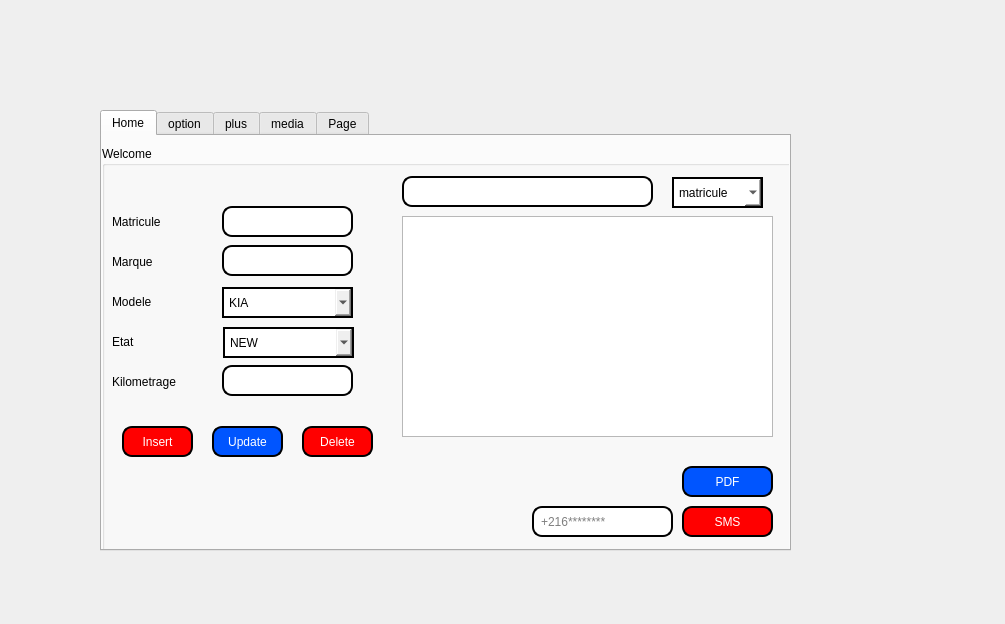
<?xml version="1.0" encoding="UTF-8"?>
<ui version="4.0">
 <class>gestionAmbulance</class>
 <widget class="QDialog" name="gestionAmbulance">
  <property name="geometry">
   <rect>
    <x>0</x>
    <y>0</y>
    <width>1005</width>
    <height>624</height>
   </rect>
  </property>
  <property name="windowTitle">
   <string>Dialog</string>
  </property>
  <widget class="QTabWidget" name="tabWidget">
   <property name="geometry">
    <rect>
     <x>100</x>
     <y>110</y>
     <width>691</width>
     <height>441</height>
    </rect>
   </property>
   <property name="styleSheet">
    <string notr="true"/>
   </property>
   <property name="currentIndex">
    <number>0</number>
   </property>
   <widget class="QWidget" name="tab">
    <attribute name="title">
     <string>Home</string>
    </attribute>
    <widget class="QGroupBox" name="groupBox_2">
     <property name="geometry">
      <rect>
       <x>0</x>
       <y>10</y>
       <width>811</width>
       <height>501</height>
      </rect>
     </property>
     <property name="styleSheet">
      <string notr="true">font: 75 16pt &quot;Modern&quot;;
</string>
     </property>
     <property name="title">
      <string>Welcome</string>
     </property>
     <widget class="QLabel" name="label_6">
      <property name="geometry">
       <rect>
        <x>10</x>
        <y>65</y>
        <width>71</width>
        <height>21</height>
       </rect>
      </property>
      <property name="styleSheet">
       <string notr="true">font: 63 12pt &quot;Yu Gothic UI Semibold&quot;;
</string>
      </property>
      <property name="text">
       <string>Matricule</string>
      </property>
     </widget>
     <widget class="QLabel" name="label_7">
      <property name="geometry">
       <rect>
        <x>10</x>
        <y>140</y>
        <width>47</width>
        <height>31</height>
       </rect>
      </property>
      <property name="styleSheet">
       <string notr="true">font: 63 12pt &quot;Yu Gothic UI Semibold&quot;;</string>
      </property>
      <property name="text">
       <string>Modele</string>
      </property>
     </widget>
     <widget class="QLabel" name="label_8">
      <property name="geometry">
       <rect>
        <x>10</x>
        <y>100</y>
        <width>71</width>
        <height>31</height>
       </rect>
      </property>
      <property name="styleSheet">
       <string notr="true">font: 63 12pt &quot;Yu Gothic UI Semibold&quot;;</string>
      </property>
      <property name="text">
       <string>Marque</string>
      </property>
     </widget>
     <widget class="QLabel" name="label_9">
      <property name="geometry">
       <rect>
        <x>10</x>
        <y>220</y>
        <width>101</width>
        <height>31</height>
       </rect>
      </property>
      <property name="styleSheet">
       <string notr="true">font: 63 12pt &quot;Yu Gothic UI Semibold&quot;;</string>
      </property>
      <property name="text">
       <string>Kilometrage</string>
      </property>
     </widget>
     <widget class="QLabel" name="label_10">
      <property name="geometry">
       <rect>
        <x>10</x>
        <y>180</y>
        <width>47</width>
        <height>31</height>
       </rect>
      </property>
      <property name="styleSheet">
       <string notr="true">font: 63 12pt &quot;Yu Gothic UI Semibold&quot;;</string>
      </property>
      <property name="text">
       <string>Etat</string>
      </property>
     </widget>
     <widget class="QLineEdit" name="matricule1">
      <property name="geometry">
       <rect>
        <x>120</x>
        <y>60</y>
        <width>131</width>
        <height>31</height>
       </rect>
      </property>
      <property name="styleSheet">
       <string notr="true">background-color: rgb(255, 255, 255);
                       border: 2px solid black;
                       color: black;
                       padding: 5px;
                       border-radius:10px;
font: 75 8pt &quot;MS Shell Dlg 2&quot;;</string>
      </property>
     </widget>
     <widget class="QLineEdit" name="km">
      <property name="geometry">
       <rect>
        <x>120</x>
        <y>219</y>
        <width>131</width>
        <height>31</height>
       </rect>
      </property>
      <property name="styleSheet">
       <string notr="true">
                       border: 2px solid black;
                       color: black;
                       padding: 5px;
                       border-radius:10px;
font: 75 8pt &quot;MS Shell Dlg 2&quot;;
</string>
      </property>
     </widget>
     <widget class="QPushButton" name="insertButton_2">
      <property name="geometry">
       <rect>
        <x>20</x>
        <y>280</y>
        <width>71</width>
        <height>31</height>
       </rect>
      </property>
      <property name="styleSheet">
       <string notr="true">font: 75 16pt &quot;Modern&quot;;
                 
background-color: rgb(255, 0, 0);
                       border: 2px solid black;
                       color: white;
                       padding: 5px;
border-radius:10px;
font: 87 10pt &quot;Arial&quot;;
                       
</string>
      </property>
      <property name="text">
       <string>Insert</string>
      </property>
     </widget>
     <widget class="QPushButton" name="deleteButton">
      <property name="geometry">
       <rect>
        <x>200</x>
        <y>280</y>
        <width>71</width>
        <height>31</height>
       </rect>
      </property>
      <property name="styleSheet">
       <string notr="true">font: 75 16pt &quot;Modern&quot;;
                 
background-color: rgb(255, 0, 0);
                       border: 2px solid black;
                       color: white;
                       padding: 5px;
border-radius:10px;
font: 87 10pt &quot;Arial&quot;;
                       </string>
      </property>
      <property name="text">
       <string>Delete</string>
      </property>
     </widget>
     <widget class="QPushButton" name="pushButton_2">
      <property name="geometry">
       <rect>
        <x>110</x>
        <y>280</y>
        <width>71</width>
        <height>31</height>
       </rect>
      </property>
      <property name="styleSheet">
       <string notr="true">font: 75 16pt &quot;Modern&quot;;
                 
background-color: rgb(0, 85, 255);
                       border: 2px solid black;
                       color: white;
                       padding: 5px;
border-radius:10px;
font: 87 10pt &quot;Arial&quot;;
                       </string>
      </property>
      <property name="text">
       <string>Update</string>
      </property>
     </widget>
     <widget class="QTableView" name="tab_ambulance">
      <property name="geometry">
       <rect>
        <x>300</x>
        <y>70</y>
        <width>371</width>
        <height>221</height>
       </rect>
      </property>
      <property name="styleSheet">
       <string notr="true">font: 10pt &quot;Segoe Fluent Icons&quot;;</string>
      </property>
     </widget>
     <widget class="QComboBox" name="etat">
      <property name="geometry">
       <rect>
        <x>121</x>
        <y>181</y>
        <width>131</width>
        <height>31</height>
       </rect>
      </property>
      <property name="styleSheet">
       <string notr="true">
                       border: 2px solid black;
                       color: black;
                       padding: 5px;
                    
font: 75 8pt &quot;MS Shell Dlg 2&quot;;
</string>
      </property>
      <item>
       <property name="text">
        <string>NEW</string>
       </property>
      </item>
      <item>
       <property name="text">
        <string>OLD</string>
       </property>
      </item>
     </widget>
     <widget class="QLineEdit" name="marque">
      <property name="geometry">
       <rect>
        <x>120</x>
        <y>99</y>
        <width>131</width>
        <height>31</height>
       </rect>
      </property>
      <property name="styleSheet">
       <string notr="true">background-color: rgb(255, 255, 255);
                       border: 2px solid black;
                       color: black;
                       padding: 5px;
                       border-radius:10px;
font: 75 8pt &quot;MS Shell Dlg 2&quot;;</string>
      </property>
     </widget>
     <widget class="QComboBox" name="modele">
      <property name="geometry">
       <rect>
        <x>120</x>
        <y>141</y>
        <width>131</width>
        <height>31</height>
       </rect>
      </property>
      <property name="styleSheet">
       <string notr="true">
                       border: 2px solid black;
                       color: black;
                       padding: 5px;
                    
font: 75 8pt &quot;MS Shell Dlg 2&quot;;
</string>
      </property>
      <item>
       <property name="text">
        <string>KIA</string>
       </property>
      </item>
      <item>
       <property name="text">
        <string>JEEP</string>
       </property>
      </item>
      <item>
       <property name="text">
        <string>FERRARI</string>
       </property>
      </item>
      <item>
       <property name="text">
        <string>BMW</string>
       </property>
      </item>
      <item>
       <property name="text">
        <string>RENAULT</string>
       </property>
      </item>
      <item>
       <property name="text">
        <string>BUGATTI</string>
       </property>
      </item>
     </widget>
     <widget class="QLineEdit" name="chercher">
      <property name="geometry">
       <rect>
        <x>300</x>
        <y>30</y>
        <width>251</width>
        <height>31</height>
       </rect>
      </property>
      <property name="styleSheet">
       <string notr="true">background-color: rgb(255, 255, 255);
                       border: 2px solid black;
                       color: black;
                       padding: 5px;
                       border-radius:10px;
font: 75 8pt &quot;MS Shell Dlg 2&quot;;</string>
      </property>
     </widget>
     <widget class="QComboBox" name="comboBox">
      <property name="geometry">
       <rect>
        <x>570</x>
        <y>31</y>
        <width>91</width>
        <height>31</height>
       </rect>
      </property>
      <property name="styleSheet">
       <string notr="true">background-color: rgb(255, 255, 255);
                       border: 2px solid black;
                       color: black;
                       padding: 5px;
                     
font: 75 8pt &quot;MS Shell Dlg 2&quot;;</string>
      </property>
      <item>
       <property name="text">
        <string>matricule</string>
       </property>
      </item>
      <item>
       <property name="text">
        <string>modele</string>
       </property>
      </item>
      <item>
       <property name="text">
        <string>kilometrage</string>
       </property>
      </item>
     </widget>
     <widget class="QPushButton" name="pushButton_3">
      <property name="geometry">
       <rect>
        <x>580</x>
        <y>320</y>
        <width>91</width>
        <height>31</height>
       </rect>
      </property>
      <property name="styleSheet">
       <string notr="true">font: 75 16pt &quot;Modern&quot;;
                 
background-color: rgb(0, 85, 255);
                       border: 2px solid black;
                       color: white;
                       padding: 5px;
border-radius:10px;
font: 87 10pt &quot;Arial&quot;;
                       </string>
      </property>
      <property name="text">
       <string>PDF</string>
      </property>
     </widget>
     <widget class="QPushButton" name="pushButton_4">
      <property name="geometry">
       <rect>
        <x>580</x>
        <y>360</y>
        <width>91</width>
        <height>31</height>
       </rect>
      </property>
      <property name="styleSheet">
       <string notr="true">font: 75 16pt &quot;Modern&quot;;
                 
background-color: rgb(255, 0, 0);
                       border: 2px solid black;
                       color: white;
                       padding: 5px;
border-radius:10px;
font: 87 10pt &quot;Arial&quot;;
                       </string>
      </property>
      <property name="text">
       <string>SMS</string>
      </property>
     </widget>
     <widget class="QLineEdit" name="SMSTEXT">
      <property name="geometry">
       <rect>
        <x>430</x>
        <y>360</y>
        <width>141</width>
        <height>31</height>
       </rect>
      </property>
      <property name="styleSheet">
       <string notr="true">background-color: rgb(255, 255, 255);
                       border: 2px solid black;
                       color: black;
                       padding: 5px;
                       border-radius:10px;
font: 75 8pt &quot;MS Shell Dlg 2&quot;;</string>
      </property>
      <property name="placeholderText">
       <string>+216********</string>
      </property>
     </widget>
     <zorder>label_6</zorder>
     <zorder>label_7</zorder>
     <zorder>label_8</zorder>
     <zorder>label_9</zorder>
     <zorder>label_10</zorder>
     <zorder>km</zorder>
     <zorder>insertButton_2</zorder>
     <zorder>deleteButton</zorder>
     <zorder>matricule1</zorder>
     <zorder>pushButton_2</zorder>
     <zorder>tab_ambulance</zorder>
     <zorder>etat</zorder>
     <zorder>marque</zorder>
     <zorder>modele</zorder>
     <zorder>chercher</zorder>
     <zorder>comboBox</zorder>
     <zorder>pushButton_3</zorder>
     <zorder>pushButton_4</zorder>
     <zorder>SMSTEXT</zorder>
    </widget>
   </widget>
   <widget class="QWidget" name="tab_2">
    <attribute name="title">
     <string>option</string>
    </attribute>
    <widget class="QLabel" name="label_2">
     <property name="geometry">
      <rect>
       <x>250</x>
       <y>370</y>
       <width>321</width>
       <height>21</height>
      </rect>
     </property>
     <property name="styleSheet">
      <string notr="true">font: 14pt &quot;MV Boli&quot;;</string>
     </property>
     <property name="text">
      <string>Send SMS powerd by WhatsApp</string>
     </property>
    </widget>
    <widget class="QPushButton" name="pushButton">
     <property name="geometry">
      <rect>
       <x>560</x>
       <y>370</y>
       <width>111</width>
       <height>31</height>
      </rect>
     </property>
     <property name="styleSheet">
      <string notr="true">
                       background-color: qlineargradient(x1:0, y1:0, x2:1, y2:1, stop:0 #00ff00, stop:1 #ffff00);
                       border: 2px solid black;
                       color: white;
                       padding: 5px;
                 

font: 75 11pt &quot;Segoe Script&quot;;
border-radius:10px;</string>
     </property>
     <property name="text">
      <string>WhatsApp</string>
     </property>
    </widget>
    <widget class="QWidget" name="STAT" native="true">
     <property name="geometry">
      <rect>
       <x>20</x>
       <y>20</y>
       <width>651</width>
       <height>331</height>
      </rect>
     </property>
     <property name="styleSheet">
      <string notr="true"/>
     </property>
    </widget>
   </widget>
   <widget class="QWidget" name="widget">
    <attribute name="title">
     <string>plus</string>
    </attribute>
    <widget class="QCalendarWidget" name="calendarWidget">
     <property name="geometry">
      <rect>
       <x>10</x>
       <y>60</y>
       <width>651</width>
       <height>191</height>
      </rect>
     </property>
     <property name="styleSheet">
      <string notr="true">
font: 75 12pt &quot;Verdana&quot;;
</string>
     </property>
    </widget>
    <widget class="QTextEdit" name="note">
     <property name="geometry">
      <rect>
       <x>10</x>
       <y>270</y>
       <width>571</width>
       <height>111</height>
      </rect>
     </property>
     <property name="styleSheet">
      <string notr="true">background-color: rgb(255, 201, 251);
background-color: rgb(255, 220, 254);
font: 24 10pt &quot;Segoe Script&quot;;
                       border: 2px solid black;
                       color: black;
                       padding: 5px;
                       border-radius:10px;
</string>
     </property>
    </widget>
    <widget class="QPushButton" name="pushButton_5">
     <property name="geometry">
      <rect>
       <x>610</x>
       <y>350</y>
       <width>61</width>
       <height>31</height>
      </rect>
     </property>
     <property name="styleSheet">
      <string notr="true">font: 75 16pt &quot;Modern&quot;;
                       background-color: qlineargradient(x1:0, y1:0, x2:1, y2:1, stop:0 #ff0000, stop:1 #0000ff);
                       border: 2px solid black;
                       color: white;
                       padding: 5px;
border-radius:10px;
font: 87 10pt &quot;Arial&quot;;
                       
</string>
     </property>
     <property name="text">
      <string>save</string>
     </property>
    </widget>
    <widget class="QPushButton" name="updateNote">
     <property name="geometry">
      <rect>
       <x>620</x>
       <y>310</y>
       <width>41</width>
       <height>31</height>
      </rect>
     </property>
     <property name="styleSheet">
      <string notr="true">border-image: url(:/new/prefix2/pngegg-3.png);</string>
     </property>
     <property name="text">
      <string/>
     </property>
    </widget>
    <widget class="QPushButton" name="deleteNote">
     <property name="geometry">
      <rect>
       <x>620</x>
       <y>270</y>
       <width>41</width>
       <height>31</height>
      </rect>
     </property>
     <property name="styleSheet">
      <string notr="true">border-image: url(:/new/prefix2/SSS.png);</string>
     </property>
     <property name="text">
      <string/>
     </property>
    </widget>
    <widget class="QLabel" name="label_3">
     <property name="geometry">
      <rect>
       <x>20</x>
       <y>10</y>
       <width>281</width>
       <height>41</height>
      </rect>
     </property>
     <property name="styleSheet">
      <string notr="true">font: 87 italic 26pt &quot;Segoe UI&quot;;</string>
     </property>
     <property name="text">
      <string>calendrier</string>
     </property>
    </widget>
   </widget>
   <widget class="QWidget" name="tab_3">
    <attribute name="title">
     <string>media</string>
    </attribute>
    <widget class="QToolButton" name="btn_pause">
     <property name="geometry">
      <rect>
       <x>100</x>
       <y>110</y>
       <width>41</width>
       <height>20</height>
      </rect>
     </property>
     <property name="styleSheet">
      <string notr="true">border-image: url(:/new/prefix2/pause.png);</string>
     </property>
     <property name="text">
      <string/>
     </property>
    </widget>
    <widget class="QToolButton" name="btn_next">
     <property name="geometry">
      <rect>
       <x>360</x>
       <y>110</y>
       <width>41</width>
       <height>20</height>
      </rect>
     </property>
     <property name="styleSheet">
      <string notr="true">border-image: url(:/new/prefix2/next.png);</string>
     </property>
     <property name="text">
      <string/>
     </property>
    </widget>
    <widget class="QToolButton" name="btn_stop">
     <property name="geometry">
      <rect>
       <x>230</x>
       <y>110</y>
       <width>31</width>
       <height>20</height>
      </rect>
     </property>
     <property name="styleSheet">
      <string notr="true">border-image: url(:/new/prefix2/stop.png);</string>
     </property>
     <property name="text">
      <string/>
     </property>
    </widget>
    <widget class="QToolButton" name="btn_previous">
     <property name="geometry">
      <rect>
       <x>310</x>
       <y>110</y>
       <width>41</width>
       <height>20</height>
      </rect>
     </property>
     <property name="styleSheet">
      <string notr="true">border-image: url(:/new/prefix2/back.png);</string>
     </property>
     <property name="text">
      <string/>
     </property>
    </widget>
    <widget class="QToolButton" name="btn_add">
     <property name="geometry">
      <rect>
       <x>30</x>
       <y>110</y>
       <width>31</width>
       <height>20</height>
      </rect>
     </property>
     <property name="styleSheet">
      <string notr="true">border-image: url(:/new/prefix2/add.png);</string>
     </property>
     <property name="text">
      <string/>
     </property>
    </widget>
    <widget class="QToolButton" name="btn_play">
     <property name="geometry">
      <rect>
       <x>150</x>
       <y>110</y>
       <width>41</width>
       <height>20</height>
      </rect>
     </property>
     <property name="styleSheet">
      <string notr="true">border-image: url(:/new/prefix2/play.png);</string>
     </property>
     <property name="text">
      <string/>
     </property>
    </widget>
    <widget class="QLabel" name="currentTrack">
     <property name="geometry">
      <rect>
       <x>40</x>
       <y>40</y>
       <width>601</width>
       <height>41</height>
      </rect>
     </property>
     <property name="styleSheet">
      <string notr="true">font: 10 21pt &quot;Segoe Print&quot;;</string>
     </property>
     <property name="text">
      <string>TextLabel</string>
     </property>
    </widget>
    <widget class="QTableView" name="playlistView">
     <property name="geometry">
      <rect>
       <x>30</x>
       <y>140</y>
       <width>621</width>
       <height>221</height>
      </rect>
     </property>
    </widget>
   </widget>
   <widget class="QWidget" name="tab_4">
    <attribute name="title">
     <string>Page</string>
    </attribute>
    <widget class="QTableView" name="parking">
     <property name="geometry">
      <rect>
       <x>25</x>
       <y>61</y>
       <width>631</width>
       <height>321</height>
      </rect>
     </property>
    </widget>
    <widget class="QLabel" name="label">
     <property name="geometry">
      <rect>
       <x>30</x>
       <y>30</y>
       <width>261</width>
       <height>16</height>
      </rect>
     </property>
     <property name="styleSheet">
      <string notr="true">font: 63 14pt &quot;Segoe UI Semibold&quot;;</string>
     </property>
     <property name="text">
      <string>ARDUINO PARKING</string>
     </property>
    </widget>
    <widget class="QPushButton" name="pushButton_6">
     <property name="geometry">
      <rect>
       <x>450</x>
       <y>30</y>
       <width>75</width>
       <height>23</height>
      </rect>
     </property>
     <property name="text">
      <string>open</string>
     </property>
    </widget>
    <widget class="QPushButton" name="pushButton_7">
     <property name="geometry">
      <rect>
       <x>560</x>
       <y>70</y>
       <width>75</width>
       <height>23</height>
      </rect>
     </property>
     <property name="text">
      <string>of</string>
     </property>
    </widget>
    <zorder>pushButton_7</zorder>
    <zorder>parking</zorder>
    <zorder>label</zorder>
    <zorder>pushButton_6</zorder>
   </widget>
  </widget>
 </widget>
 <resources/>
 <connections/>
</ui>
